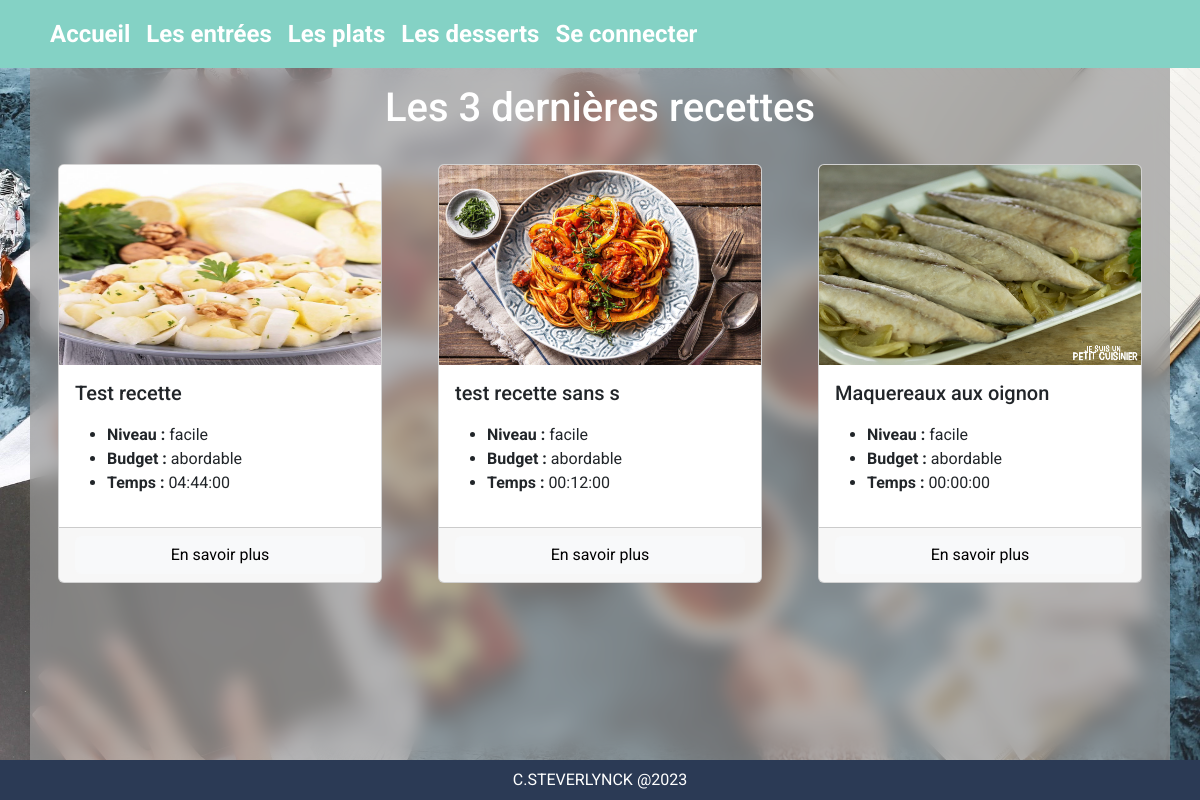
The page / on the database its author committed.
### tables this page shows
CREATE TABLE IF NOT EXISTS `recipt` (
  `id` int(11) NOT NULL AUTO_INCREMENT,
  `title` varchar(50) NOT NULL,
  `categorie` varchar(50) NOT NULL,
  `niveau` varchar(20) NOT NULL,
  `budget` varchar(20) NOT NULL,
  `temps` time NOT NULL,
  `ingredients` text NOT NULL,
  `preparation` text NOT NULL,
  `photo` varchar(50) NOT NULL,
  PRIMARY KEY (`id`)
);

### controllers/ReciptController.php (called while the page is built, shortened)
<?php
require_once "models/ReciptModel.php";
class ReciptController extends ReciptModel {
    public function index(){
        $nb     = 3;
        $req    = $this->getLastRecipts($nb);
        $title  = "Les ${nb} dernières recettes";
        require "views/reciptView.php";
    }
}

### models/ReciptModel.php (called while the page is built, shortened)
<?php
require_once "models/Connect.php";
class ReciptModel extends Connect {
    private $bdd;
    public function __construct(){
        $this->bdd = $this->getBDD();
    }
    protected function getLastRecipts($nb){
        $req = $this->bdd->query('SELECT * FROM recipt ORDER BY id DESC LIMIT 3');
        return $req;
    }
}

### models/Connect.php (called while the page is built, shortened)
<?php
abstract class Connect
{
    private $host = "localhost";
    private $db_name = "blog";
    private $userName = "root";
    private $password = "";
    private static $bdd;
    private function getConnection()
    {
        try {
            self::$bdd = new PDO(
                "mysql:host=" . $this->host . ";dbname=" . $this->db_name . ';charset=utf8',
                $this->userName,
                $this->password
            );
        } catch (Exception $exception) {
            throw new Exception($exception->getMessage());
        }
    }
    public function getBDD(): PDO
    {
        return self::$bdd;
    }
}

### views/reciptView.php (the view, shortened to what this page needs)
<section class="container d-flex flex-column flex-grow-1">
    <h1 class="text-center my-3 text-white"><?=$title?></h1>
    <div class="row">
        <?php
            while ($recip = $req->fetch()){
                $photo = "public/images/".$recip["photo"];
                ?>
        <div class="col-lg-4 col-md-6 recette">
            <div class="card m-3">
                <img class="card-img-top img_card" src="<?=$photo;?>" alt="Image d'une recette">
                <div class="card-body">
                    <span class="card-title h5"><?=$recip["title"]?></span>
                    <p class="card-text">
                    <ul>
                        <li><span class="fw-bold">Niveau : </span><?=$recip["niveau"]?></li>
                        <li><span class="fw-bold">Budget : </span><?=$recip["budget"]?></li>
                        <li><span class="fw-bold">Temps : </span><?=$recip["temps"]?></li>
                    </ul>
                    </p>
                </div>
                <div class="card-footer">
                    <button class="btn btn-light w-100 bm" id="buttonModal" data-bs-toggle="modal"
                        data-bs-target="#recipt-modal" data-blog-id="<?=$recip['id']?>"
                        data-blog-title="<?=$recip['title']?>" data-blog-preparation="<?=$recip['preparation']?>"
                        data-blog-ingredients="<?=$recip['ingredients']?>">En savoir plus
                    </button>
                </div>
            </div>
        </div>
        <?php
            };?>
    </div>
</section>
<?php
$content = ob_get_clean();
require "views/base.php";
?>

### index.php (shortened to what this page needs)
<?php
require_once "controllers/ReciptController.php";
$recipt = new ReciptController();
try {
    if (empty($_GET["p"])){
        $recipt->index();
    }
}
catch (Exception $exception){
    $error = $exception->getMessage();
    require "views/error.php";
}

### includes/header.php (shortened to what this page needs)
<!doctype html>
<html lang="en">
<head>
    <link rel="stylesheet" href="public/css/style.css">
</head>
<body class="d-flex vh-100 flex-column">
    <header class="bg-secondary text-white text-center">
        <?php include "includes/navbar.php" ?>
    </header>

### includes/navbar.php (shortened to what this page needs)
<nav class="navbar navbar-expand-lg bg-primary text-white">
    <div class="container">
        <div class="collapse navbar-collapse" id="navbarMenu">
            <ul class="navbar-nav">
                <li class="nav-item">
                    <a class="nav-link text-white fw-bold fs-4" href="<?= URL?>accueil">Accueil</a>
                </li>
                <li class="nav-item">
                    <a class="nav-link text-white fw-bold fs-4" href="entrees">Les entrées</a>
                </li>
                <li class="nav-item">
                    <a class="nav-link text-white fw-bold fs-4 " href="plats">Les plats</a>
                </li>
                <li class="nav-item">
                    <a class="nav-link text-white fw-bold fs-4" href="desserts">Les desserts</a>
                </li>
                <?php
                if (isset($_SESSION["connected"]) && $_SESSION["connected"] ){
                    if (isset($_SESSION["role"]) && $_SESSION["role"] === "administrateur")
                    {
                    ?>
                <li class="nav-item dropdown">
                    <a class="nav-link dropdown-toggle text-white fw-bold fs-4" href="#" role="button"
                        data-bs-toggle="dropdown" aria-expanded="false">
                        Administration
                    </a>
                    <ul class="dropdown-menu">
                        <li><a class="dropdown-item text-black" href="admin">Page d'administration</a></li>
                        <li><a class="dropdown-item text-black" href="adminRecettes">Gestion des recettes</a></li>
                        <li><a class="dropdown-item text-black" href="adminUsers">Gestion des utilisateurs</a></li>
                    </ul>
                </li>
                <?php
                    }
                ?>
                <a id="connect" class="nav-link text-white fw-bold fs-4" href="logout">Se deconnecter</a>
                <?php
                    }
                    else {
                    ?>
                <a id="disconnect" class="nav-link text-white fw-bold fs-4" href="login">Se connecter</a>
                <?php
                    };
                    ?>
            </ul>
        </div>
    </div>
</nav>

### views/base.php
<?php
include "includes/header.php";
echo $content;
include "includes/footer.php";

### includes/footer.php (shortened to what this page needs)
    <footer class="bg-secondary text-white text-center">
        <div class="container py-2">
            <span>C.STEVERLYNCK @2023</span>
        </div>
    </footer>
</body>
</html>

### rows shown on the page
recipt: photo (picture), title "Test recette", niveau "facile", budget "abordable", temps "04:44:00"
recipt: photo (picture), title "test recette sans s", niveau "facile", budget "abordable", temps "00:12:00"
recipt: photo (picture), title "Maquereaux aux oignon", niveau "facile", budget "abordable", temps "00:00:00"

### other values the page prints
$title "Les 3 dernières recettes"
